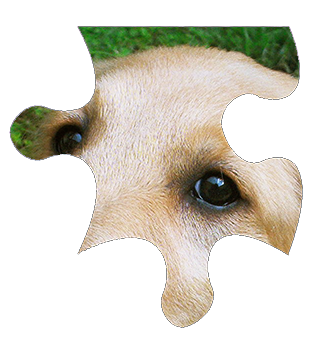
#> input picture puzzlepiece_whitebg.png, 327 x 347 px
$ python puzzlesolver_eli.py
#> lines starting #> are read from the running program, lines starting #| are printed output that depends on the picture; after the words box and inside, x2 and y2 are one past the last pixel; in counts of white or black regions, pixels touching at a corner belong together
import numpy as np
import cv2
import sys
import math
from puzzlepiece import *

np.set_printoptions(threshold = 10000, linewidth = 1000)

def getInternalPixels(img, contour, nullval=-1):
	maxx, maxy = 0, 0
	minx, miny = sys.maxsize, sys.maxsize

	for val in contour:
		if val[0][0] > maxx :
			maxx = val[0][0]
		if val[0][0] < minx :
			minx = val[0][0]
		if val[0][1] > maxy :
			maxy = val[0][1]
		if val[0][1] < miny :
			miny = val[0][1]

	retPx = np.zeros((maxy-miny+3, maxx-minx+3, 3), np.uint8)

	ri, ci = 0, 0

	for row in range(miny-1, maxy+2):
		ci = 0
		for col in range(minx-1, maxx+2):
			if cv2.pointPolygonTest(contour, (col, row), False) >= 0:
				retPx[ri][ci] = img[row][col]
			else:
				retPx[ri][ci] = nullval
			ci += 1
		ri += 1

	return retPx

def getAngle3Pts(a, b, c):
	leg1 = math.hypot(a[0]-b[0], a[1]-b[1])
	leg2 = math.hypot(b[0]-c[0], b[1]-c[1])
	hyp = math.hypot(a[0]-c[0], a[1]-c[1])

	return math.degrees(math.acos((leg1 * leg1 + leg2 * leg2 - hyp * hyp)/(2.0 * leg2 * hyp)))

pieces = []

# Perform thresholding
#im = cv2.imread('puzzle_scrambled_rotated.png')
im = cv2.imread('puzzlepiece_whitebg.png')
#> im is the input picture: shape (347, 327, 3); mean B, G, R 206.2, 216.3, 219.8

cv2.imshow("Window", im)
cv2.waitKey()

imgray = cv2.cvtColor(im, cv2.COLOR_BGR2GRAY)
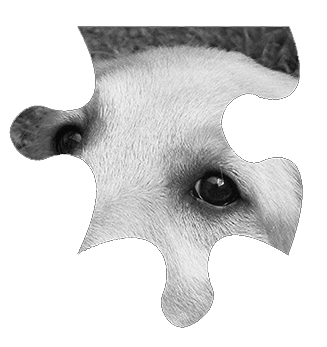
#> imgray: shape (347, 327); min 0, max 255, mean 216.2
chainwarden = imgray[0][0]-1
#> chainwarden = 254
ret, imthresh = cv2.threshold(imgray, chainwarden, 255, cv2.THRESH_BINARY_INV)
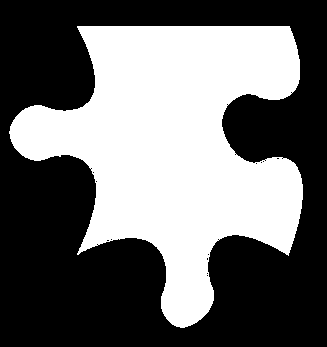
#> imthresh: shape (347, 327); 42.5% white; 1 white region
#> ret = 254
imForContours = np.copy(imthresh)

# Find contours
contours = cv2.findContours(imForContours, cv2.RETR_EXTERNAL, cv2.CHAIN_APPROX_NONE)
#> contours = 1 contour; box (x1, y1, x2, y2) and area: (9, 26, 303, 328) 47681
#cv2.drawContours(imthresh, contours[1], -1, (0, 127, 0), 3)

for c in contours[1]:
#> (the run stopped early here; a loop or call above may not have finished)

$ run again, with puzzle_scrambled_rotated.png copied over puzzlepiece_whitebg.png
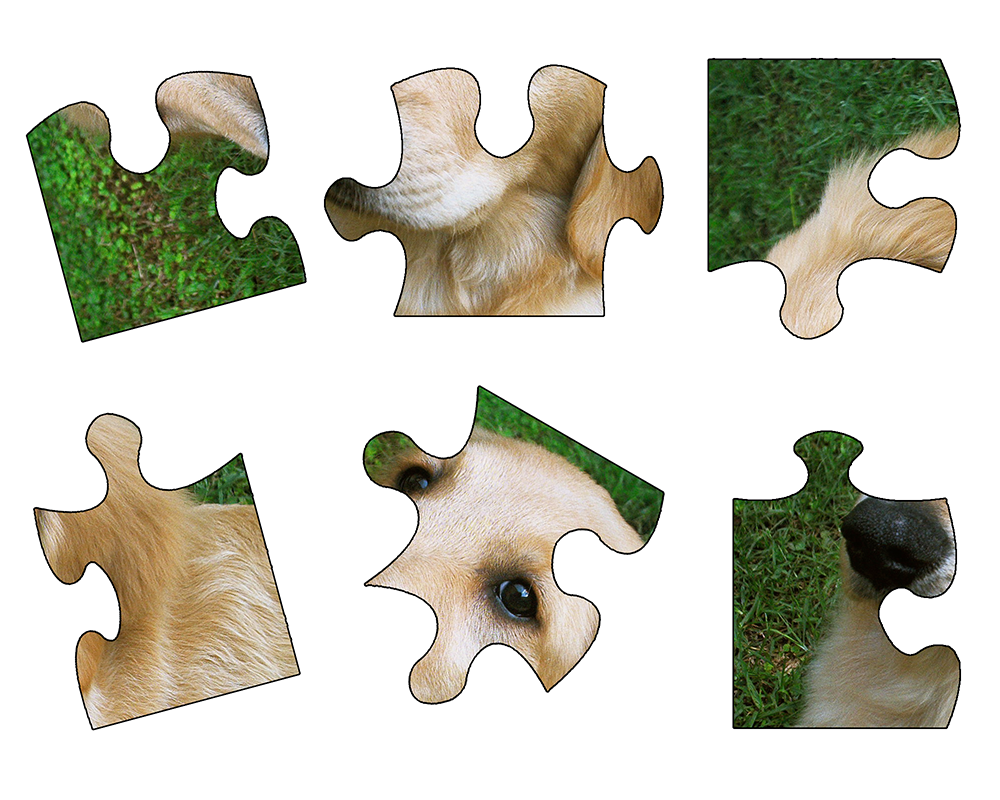
#> input picture puzzle_scrambled_rotated.png, 1000 x 800 px
#> im is the input picture: shape (800, 1000, 3); mean B, G, R 192.6, 205.5, 206
#> `imgray = cv2.cvtColor(im, cv2.COLOR_BGR2GRAY)`:
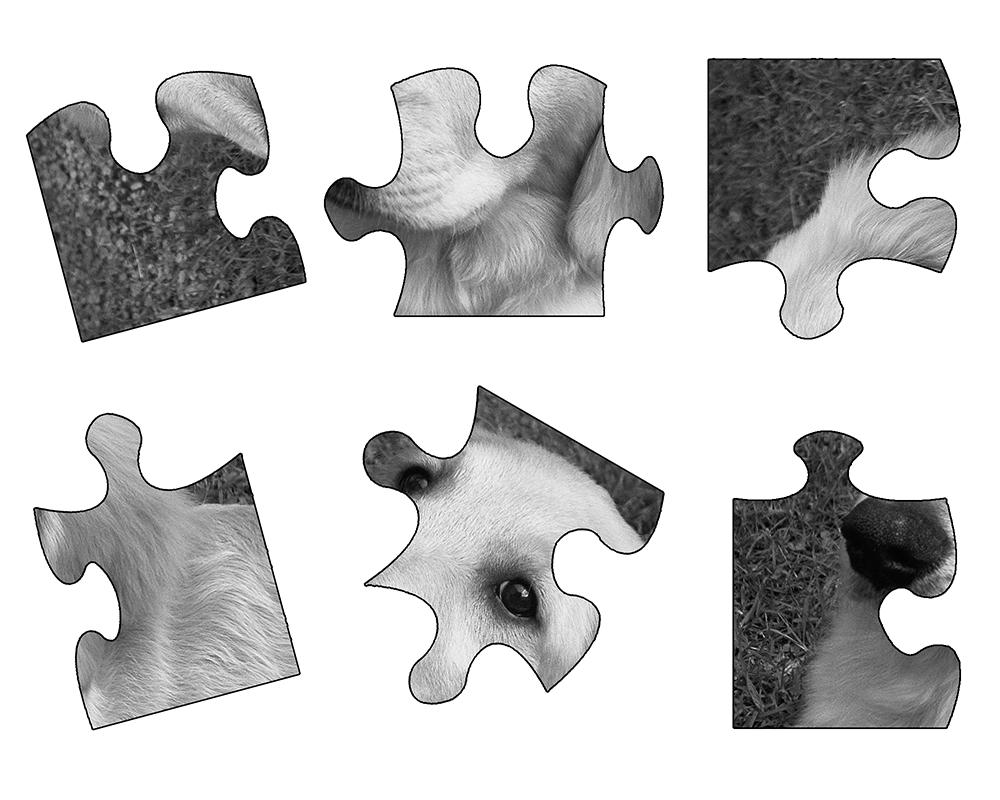
#> imgray: shape (800, 1000); min 0, max 255, mean 204.2
#> chainwarden = 254
#> `ret, imthresh = cv2.threshold(imgray, chainwarden, 255, cv2.THRESH_BIN..`:
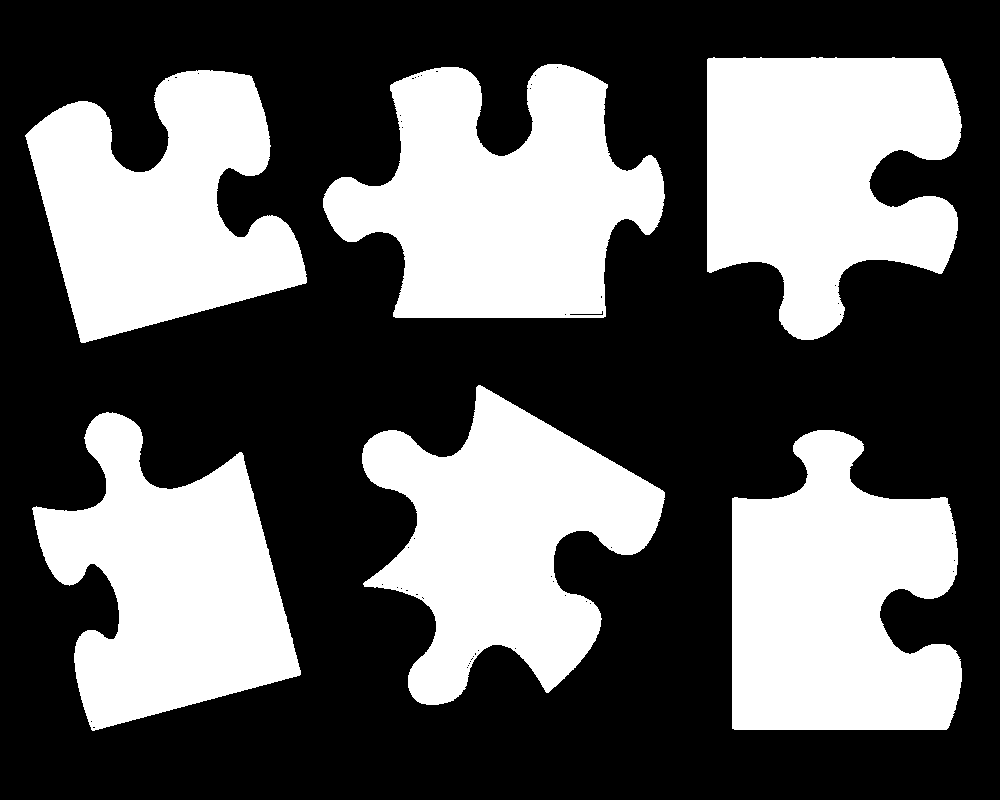
#> imthresh: shape (800, 1000); 38% white; 6 white regions
#> contours = 6 contours; box (x1, y1, x2, y2) and area: (323, 64, 665, 318) 54152, (707, 57, 962, 340) 51362, (732, 430, 962, 730) 51359, (362, 385, 665, 705) 50234, (32, 412, 301, 731) 47618, (25, 70, 307, 343) 45866

$ run again, with 2pieces_matching_small.png copied over puzzlepiece_whitebg.png
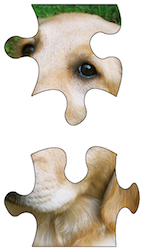
#> input picture 2pieces_matching_small.png, 144 x 251 px
#> im is the input picture: shape (251, 144, 3); mean B, G, R 196.4, 208.4, 214.7
#> `imgray = cv2.cvtColor(im, cv2.COLOR_BGR2GRAY)`:
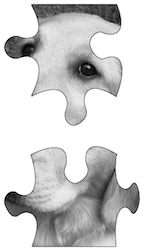
#> imgray: shape (251, 144); min 0, max 255, mean 208.9
#> chainwarden = 254
#> `ret, imthresh = cv2.threshold(imgray, chainwarden, 255, cv2.THRESH_BIN..`:
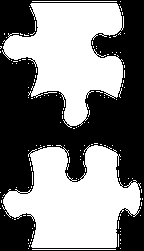
#> imthresh: shape (251, 144); 50.5% white; 1 black region
#> contours = 148 contours, 146 with area under 20; largest, box (x1, y1, x2, y2) and area: (2, 145, 141, 248) 8872, (2, 3, 124, 128) 8242

$ run again, with puzzle_big.png copied over puzzlepiece_whitebg.png
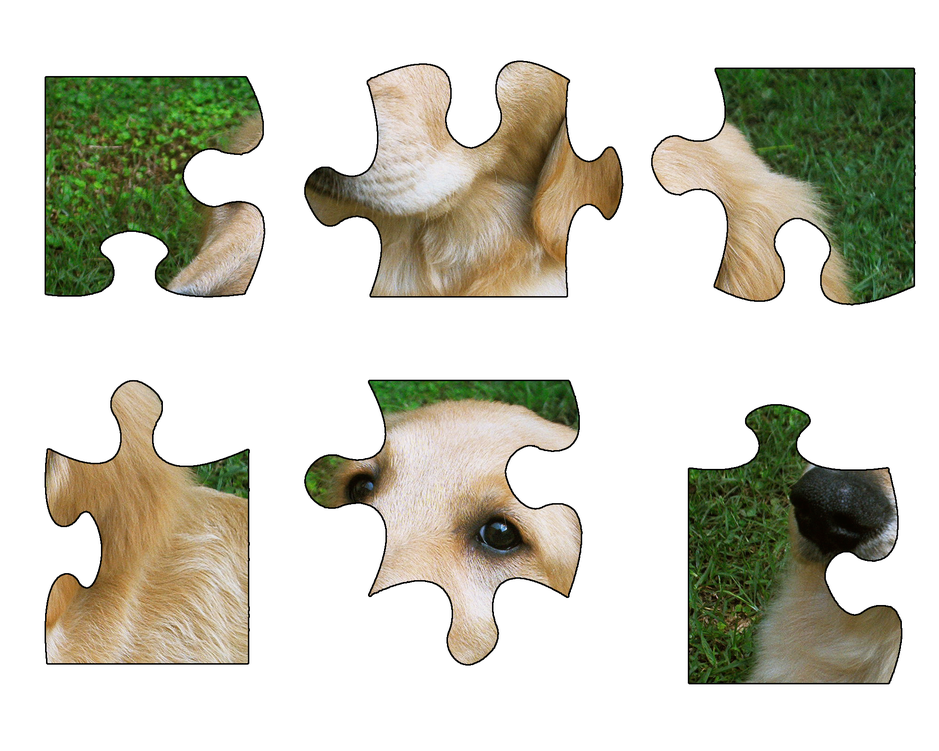
#> input picture puzzle_big.png, 939 x 751 px, shrunk from 2000 x 1600 before the run
#> im is the input picture: shape (751, 939, 3); mean B, G, R 192.5, 205.4, 205.9
#> `imgray = cv2.cvtColor(im, cv2.COLOR_BGR2GRAY)`:
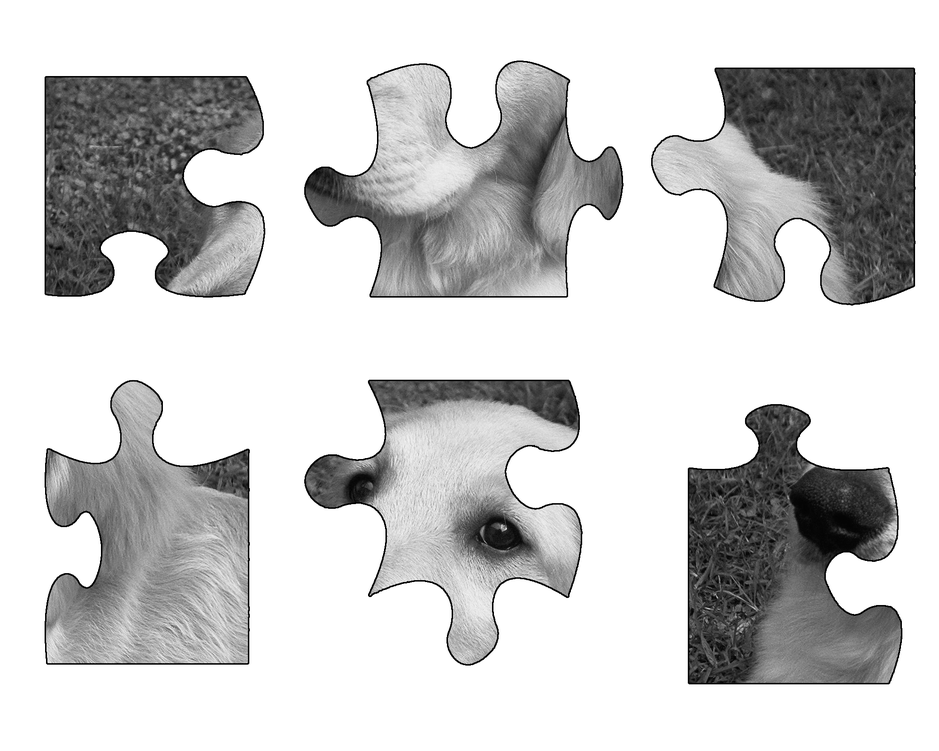
#> imgray: shape (751, 939); min 0, max 255, mean 204.1
#> chainwarden = 254
#> `ret, imthresh = cv2.threshold(imgray, chainwarden, 255, cv2.THRESH_BIN..`:
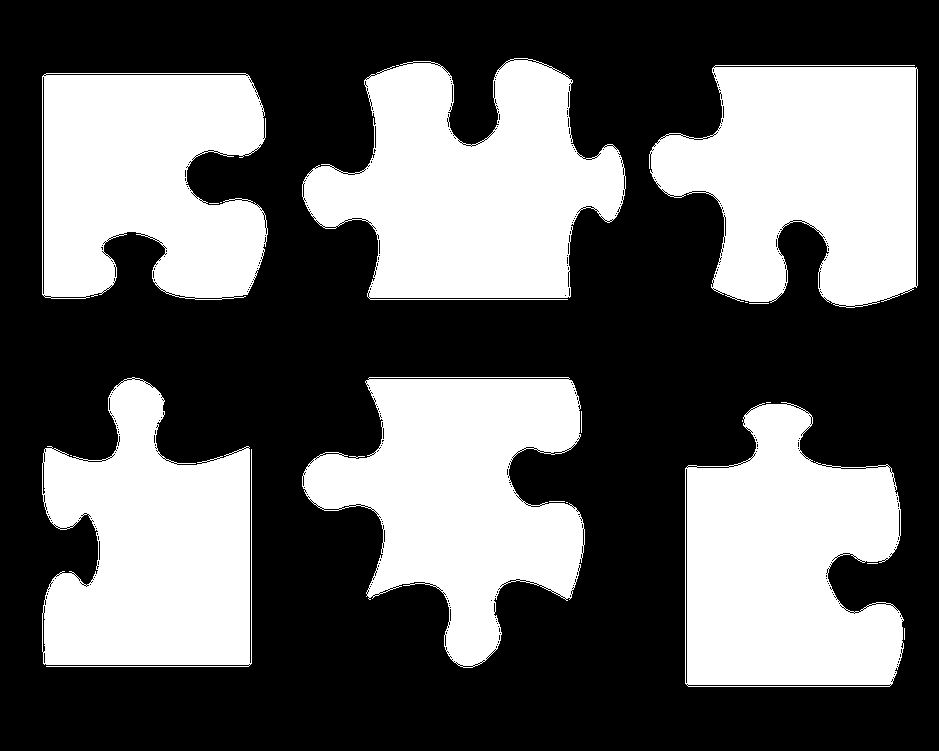
#> imthresh: shape (751, 939); 39% white; 19 white regions (11 under 20 px)
#> contours = 19 contours, 13 with area under 20; largest, box (x1, y1, x2, y2) and area: (302, 58, 626, 300) 49382, (685, 402, 904, 687) 47182, (649, 65, 918, 308) 46903, (302, 377, 585, 668) 46390, (42, 377, 252, 667) 43096, (42, 73, 268, 300) 42380
